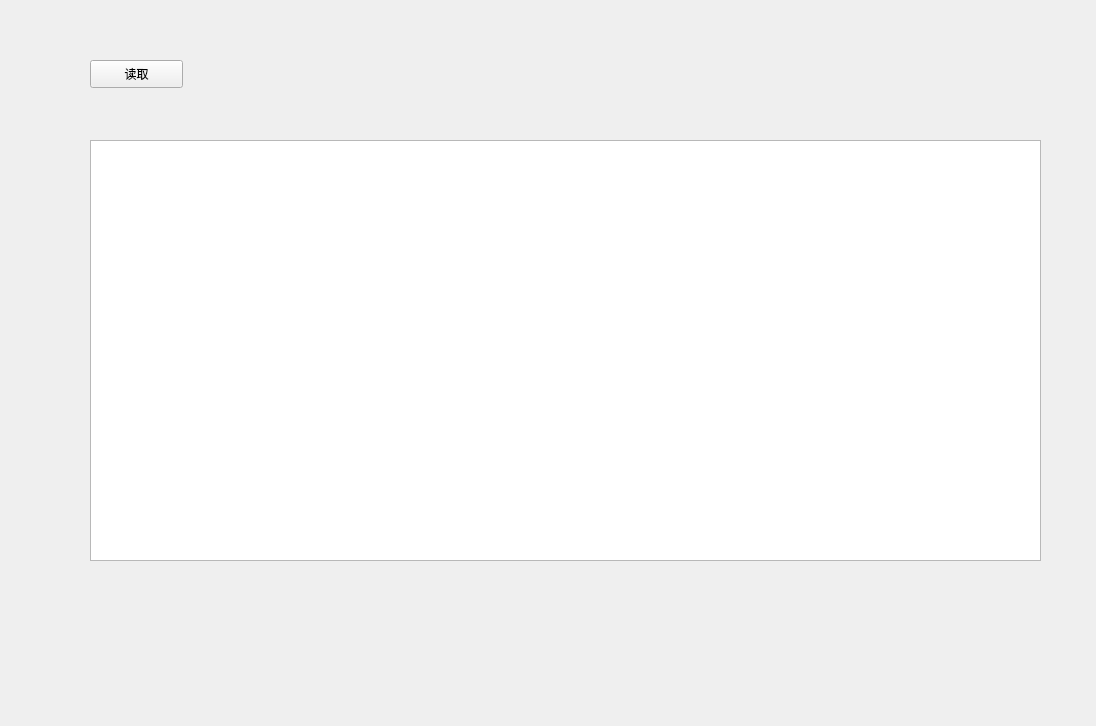
<?xml version="1.0" encoding="UTF-8"?>
<ui version="4.0">
 <class>Form</class>
 <widget class="QWidget" name="Form">
  <property name="geometry">
   <rect>
    <x>0</x>
    <y>0</y>
    <width>1096</width>
    <height>726</height>
   </rect>
  </property>
  <property name="windowTitle">
   <string>Form</string>
  </property>
  <widget class="QTableWidget" name="tableWidget">
   <property name="geometry">
    <rect>
     <x>90</x>
     <y>140</y>
     <width>951</width>
     <height>421</height>
    </rect>
   </property>
  </widget>
  <widget class="QPushButton" name="read">
   <property name="geometry">
    <rect>
     <x>90</x>
     <y>60</y>
     <width>93</width>
     <height>28</height>
    </rect>
   </property>
   <property name="text">
    <string>读取</string>
   </property>
  </widget>
 </widget>
 <resources/>
 <connections/>
</ui>
